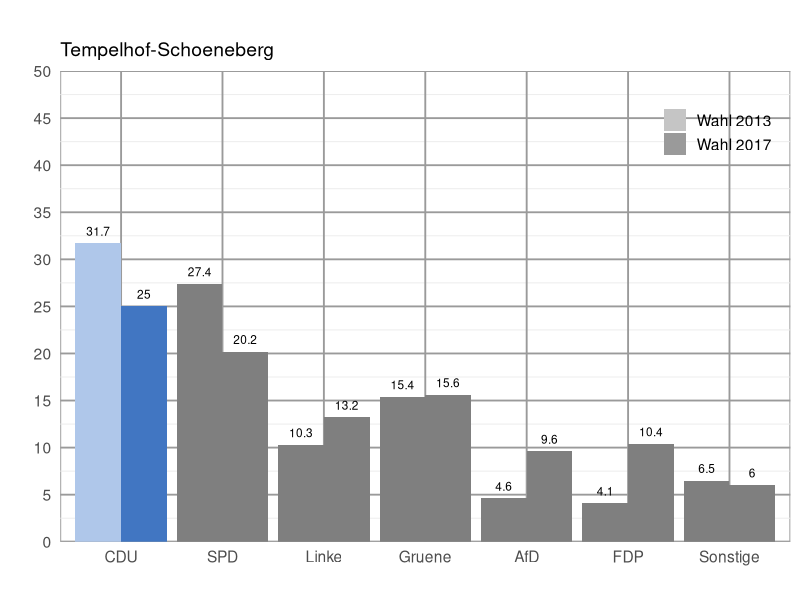

Reproduce this figure in R.
# libraries
require(dplyr)
require(ggplot2)
# current directory with required data
setwd("/Users/Jonas/Desktop/DataScience_BTW")

## import file
# dec="," so that comma seperated values are converted to decimal values
read.csv(file = "Zweitstimme_2017_2013.csv", sep = ";", dec=",") -> zweitstimme

## select "Wahlkreis == Mitte", save as new table "mitte"
# %>% ist eine chain, um Befehle von dplyr zu verbinden
zweitstimme %>% filter(Wahlkreis == "Tempelhof-Schoeneberg") -> tempelhofSchoeneberg

# open up a blank image that we want to save our chart in
png(filename = "81.png",
	width = 6,
	height = 4,
	units = "in",
	res = 200,
	# background is supposed to be transparent
	bg = "transparent")

## make combined dark and light color palette
# order: Afd, CDU, FDP, Gruene, Linke, Sonstige, SPD, Legende/Jahr
cols_dark <- c("#4176c2", "#000000", "#ffcc00", "#78bc1b", "#bd3075", "#707173", "#d71f1d", "#898989")
cols_light <- c("#afc7ea", "#7e7e7e", "#ffeda3", "#d4efaf", "#e293ba", "#cccccc", "#eb807f", "#B7B7B7")
colors <- c(rbind(cols_dark, cols_light))

## add a column that has a smaller number for the larger year and a larger number for the smaller year
# 10000-2017 = 7983 and 10000-2013 = 7987
# second row of table is now: CDU 2017     18.6  7983
# third row of table is now : CDU 2013     22.6  7987
table <- mutate(tempelhofSchoeneberg, order = 10000 - Jahr)

## reorder levels so they are in the order in which they are in the table
# factors are variables in R which take on a limited number of different values
# factors are stored as a vector of int values with a corresponding set of values to use when the factor is displayed
# to change the order in which the levels will be displayed the levels= argugment can be given a vector of the variable in desired order
table$Partei <- factor(table$Partei, levels = unique(table$Partei))

## the trick is to fill by a factor that combines the party name and the order (10000 - year)
# aes sets the genereal aesthetics of the bar
# fill= sets how the bars are colored; scale_file_manual specifies
ggplot(table, aes(x=Partei, group=Jahr, y=Ergebnis, fill=factor(paste0(Partei,order)))) + 
  geom_col(position="dodge") +
  scale_fill_manual(values = colors,
                    breaks = paste0(table$Partei[1], 10000-c(2017, 2013)),
                    labels = c("Wahl 2013", "Wahl 2017"),
                    name = "") +
  # "Wahlkreis" as title of bar chart
  ggtitle("", table$Wahlkreis) +
  # get rid of "Partei" as label for x axis
  xlab("") +
  # get rid of "Ergebnis" as label for y axis
  ylab("") +
  # breaks specificed by a numeric vector of positions in order to have 5 steps intervalls
  scale_y_continuous(limits = c(0, 50), expand = c(0, 0), breaks = c(0, 5, 10, 15, 20, 25, 30, 35, 40, 45, 50)) +
  # geom_text puts the election values on top of each bar
  # hjust = left or right relationg bar, vjust = height over bar
  # size = 3 is size of font
  geom_text(aes(label = table$Ergebnis, angle=0,hjust=0.5), size=3, position=position_dodge(width=0.9), vjust=-0.85) +
  # override the fill aes to get gray colors in the legend
  guides(fill = guide_legend(override.aes = list(fill = c("#C5C5C5", "#9A9A9A")))) +
  # standard theme: theme_minimal; 14 defines font size
  theme_minimal(14) +
  #sets the position of the legend by a numeric vector c(x,y) with x and y as coordinates  
  theme(legend.position = c(0.9, 0.9), rect = element_rect(fill = "transparent"),  
  		# frame of diagramm
  		panel.background = element_rect(colour = "#9A9A9A"),
  		panel.grid.minor = element_line(NULL),
  		# grid of diagram
   		panel.grid.major = element_line(colour = "#9A9A9A"),
   		panel.ontop = FALSE)
 
# save our image
dev.off()

